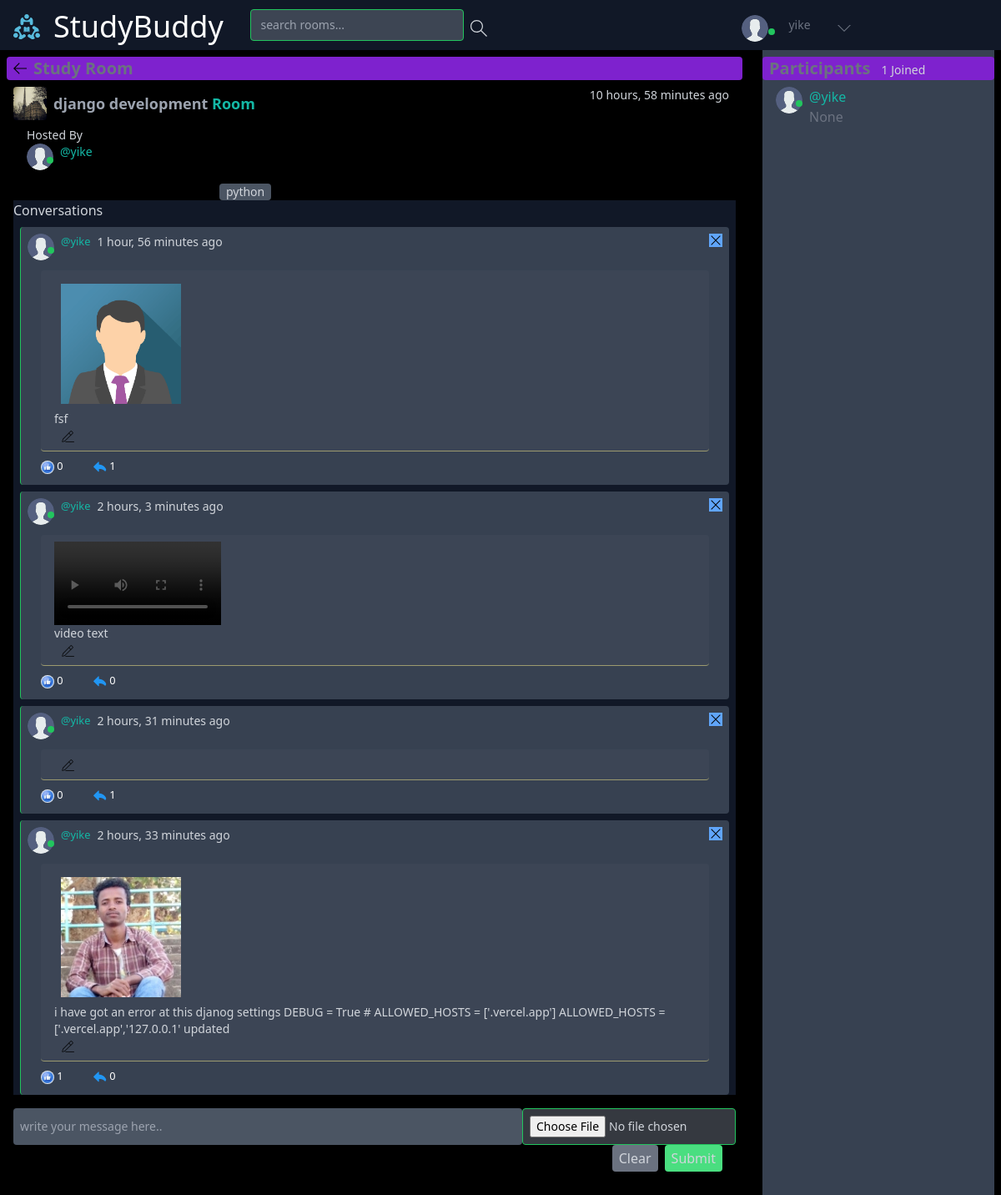
/room/1/ (signed in), run on the app's committed database.
### Backend/base/models.py (models this page shows, shortened)
class User(AbstractUser):
    name  = models.CharField(max_length=200,null=True)
    username = models.CharField(max_length=200)
    password = models.CharField(max_length=100)
    email = models.EmailField(max_length=200,unique=True)
    bio = models.TextField(max_length=500,null=True,blank=True)
    avatar = models.ImageField(null=True,default='images/avatar.svg',upload_to='images/profile_images')
    last_activity = models.DateTimeField(null=True, blank=True)
    is_online = models.BooleanField(default=False)
    USERNAME_FIELD = 'email'
    REQUIRED_FIELDS =['username','password']

class Room(models.Model):
    host = models.ForeignKey(User,on_delete=models.SET_NULL,null=True)
    topic = models.ForeignKey(Topic,on_delete=models.SET_NULL,null=True)
    roomImage = models.ImageField(null=True ,default='images/room_images/default_room_image.png',upload_to='images/room_images')
    name = models.CharField(max_length=200)
    description = models.TextField(null=True,blank=True)
    participants = models.ManyToManyField(User,related_name='participants',blank=True)
    updated = models.DateTimeField(auto_now=True)
    created = models.DateField(auto_now_add=True)
    is_deleted = models.BooleanField(default=False)
    class Meta:
        ordering = ['-updated','-created']

class Topic(models.Model):
    name = models.CharField(max_length=200)

class Message(models.Model):
    user = models.ForeignKey(User,on_delete=models.CASCADE)
    room = models.ForeignKey (Room,on_delete=models.CASCADE)
    body = models.TextField()
    image = models.ImageField(null=True,upload_to='files/messages/image_messages')
    video = models.FileField(null=True,upload_to='files/messages/video_messages')
    audio = models.FileField(null=True,upload_to='files/messages/audio_messages')
    liker = models.ManyToManyField(User,related_name='message_liker',blank=True)
    updated  = models.DateTimeField(auto_now=True)
    created = models.DateTimeField(auto_now_add=True)
    num_of_likes = models.IntegerField(default=0)
    num_of_replies = models.IntegerField(default=0)
    is_deleted = models.BooleanField(default=False)
    class Meta:
        ordering = ['-updated','-created']

### Backend/base/views.py (the view, shortened to what this page needs)
# urls.py: path('room/<str:pk>/',views.room,name='room'),
@login_required(login_url='login')
def room(request,pk):
    room = Room.objects.get(id=pk)
    room_messages = room.message_set.filter(is_deleted = False).order_by('-created')
    participants = room.participants.all()
    replies = []
    for message in room_messages:
        reply = ReplyMessage.objects.filter(message=message)
        replies.append(reply)
    replies =  list(chain(*replies))
    context = {'room':room,
               'current_user': request.user,
               'room_messages':room_messages,
                'visible_words':100,
               'participants':participants,
               'replies':replies
               }
    return render(request,'base/room.html',context )

### Frontend/templates/base/room.html (shortened to what this page needs)
{% extends "main.html" %} {% block content %}
{%load static %}
<div class="grid grid-flow-col grid-cols-4 gap-2 ">
  <div class=" bg-dark mx-2 col-span-4 sm:col-span-3 max-h-screen overflow-y-auto scrolbar-thin">
    <div class="flex flex-row items-center justify-between  mt-2 px-2 bg-purple-700 rounded">
      <div class="flex flex-row items-center">
        <a href="{{request.META.HTTP_REFERER}}"><img src="{% static 'assets/icons/arrow-left.svg' %}" class="w-4 h-4 "
            alt="left-arrow"></a>
        <p class="text-xl text-gray-500 font-semibold ml-2">Study Room</p>
      </div>
    </div>
    <div class="flex flex-row justify-between mt-2 px-2">
      <div class="w-auto">
        <div class="flex flex-row items-center space-x-2">
          <img src="{{room.roomImage.url}}" class="w-10 h-10 rounded " alt="room Image">
          <h2 class="font-semibold text-lg text-gray-400">{{room.name}} <span class="text-teal-500 text-md">Room</span>
          </h2>
        </div>
        <div class="font-normal ml-2  px-2 text-sm rounded my-2">
          <p>Hosted By</p>
          <div class="flex flex-row">
            <div class="relative">
              <img src="{{room.host.avatar.url}}" class="w-8 h-8 rounded-full inline" alt="">
              <p class="bg-green-500 w-2 h-2 absolute rounded-full" style="top: 1rem;right: 0;">
            </div>
            <div class="ml-2 font-normal">
              <p class="text-teal-500 "> <a href="{%url 'user-profile' room.host.id %}">@{{room.host.username}}</a></p>
            </div>
          </div>
        </div>
        <div class="grid grid-flow-col grid-cols-4 gap-5 items-center col-span-4">
          <p class="col-span-3 py-3 px-2 ">{{room.description}}</p>
          <a href="{% url 'home'   %}?q={{room.topic.name}}" class="col-span-1">
            <p class=" mt-2  font-sm bg-gray-600 rounded px-2  text-sm ">{{room.topic.name}}</p>
          </a>
        </div>
      </div>
      <p class="text-sm mr-2">{{room.created|timesince}} ago</p>
    </div>
    <div class="mx-2 bg-gray-900  ">
      <h3>Conversations</h3>
      <div class="w-full">
        {% for message in room_messages %}
        <div class=" border-l border-green-500 m-2 p-2 bg-gray-700 rounded">
          <div class="flex flex-row justify-between">
            <div class="flex flex-row">
              <div class="relative">
                <img src="{{message.user.avatar.url}}" class="w-8 h-8 rounded-full inline" alt="">
                <p class="bg-green-500 w-2 h-2 absolute rounded-full" style="top: 1rem;right: 0;">
              </div>
              <div class="ml-2 flex flex-row">
                <small> <a href="{% url 'user-profile' message.user.id %}"
                    class="text-teal-500">@{{message.user.username}}
                  </a>
                </small>
                <p class="text-sm font-thin ml-2 mr-2">{{message.created|timesince}} ago
                </p>
              </div>
            </div>
            {% if current_user == message.user%}
            <a href="{% url 'delete-message' message.id %}"><img src="{%static 'assets/icons/remove.svg' %}"
                class="w-4 w-4 bg-blue-400" alt="delete"></a>
            {% endif %}
          </div>
          <div
            class="sm:px-4 sm:mx-4 bg-gray-600 bg-opacity-25 border-b border-yellow-200 border-opacity-50 mt-3 px-2 py-2 rounded text-sm ">
            {% if message.image %}
            <img src="{{message.image.url}}" class="w-50 h-40 py-2 px-2" alt="image">
            {%endif%}
            {% if message.video %}
            <video src="{{message.video.url}}" type="video/mp4" controls width="200" height="300">
            </video>
            {%endif%}
            <p class="">
              {{message.body}}
            </p>
            {% if request.user == message.user %}
            <a href="{% url 'edit-message' message.id %}" class="px-2 inline"><img
                src="{%static 'assets/icons/edit.svg' %}" class="w-4 w-4 inline" alt="edit"></a>
            {% endif %}
          </div>
          <p class="text-white py-1">
            <a href="/like-message/{{message.id}}/{{request.user.id}}/"><small
                class="mx-2 items-center py-1 px-2 rounded-b "><img src="{%static 'assets/icons/like_icon.jpg'%}"
                  class="w-4 h-4 rounded-full inline " alt="like">
                {{message.num_of_likes}}</small>
            </a>
            <small class="mx-2 items-center py-1 px-2   rounded-b " id="show_reply_input{{message.id}}"
              onclick="{showReplyTo('show_reply_input{{message.id}}','input_field{{message.id}}')}"><img
                src="{%static 'assets/icons/reply_icon.png'%}" class="w-4 h-4 rounded-full inline " alt="reply">
              {{message.num_of_replies}}</small>
          <div id="input_field{{message.id}}" style="display: none;">
            <div class=" bg-gray-800 bg-opacity-75 px-2 mx-2 py-2 w-full text-white rounded">
              {% for reply in replies%}
              {%if reply.message.id == message.id%}
                </p>
              </div>
              {%endif%}
              {%endfor%}
            </div>
          </div>
          </p>
        </div>
        {% endfor %}
    <div class="">
      <form method="POST" action="" enctype="multipart/form-data" class=" py-2 relative px-2 ">
        <div class="flex flex-row ">
          <input class="bg-gray-600 text-sm text-gray-200  p-2 rounded absolute w-full sticky" type="text" name="body"
            placeholder="write your message here.." />
          <input type="file" name="message_file"
            class=" focus:outline-none focus:border-yellow-500 text-sm px-2 py-2  bg-gray-500 w-64 rounded bg-opacity-50 border border-green-500">
        </div>
        <div class="flex flex-row justify-end mr-2 pr-2  pb-4">
          <input type="reset" value="Clear" class="mr-2 px-2 py-1 bg-gray-500 rounded hover:bg-red-500">
          <input type="submit" value="Submit" class="bg-green-400 rounded px-2 py-1 hover:bg-blue-700" />
        </div>
      </form>
    </div>
  <div
    class="sm:grid-cols-4 bg-gray-700 mx-2 hidden  sm:block sm:col-span-1 max-h-screen overflow-y-auto scrolbar-thin">
    <div class="bg-purple-700 rounded pl-2  mt-2">
      <p class="text-xl text-gray-500 font-semibold mr-2 inline">Participants </p> <span
        class="text-sm ">{{room.participants.count}} Joined</span>
    </div>
    {% for user in participants%}
    <div class="flex flex-row mt-2 px-2 mx-2">
      <div class="relative">
        <img src="{{user.avatar.url}}" class="w-8 h-8 rounded-full inline" alt="">
        <p class="bg-green-500 w-2 h-2 absolute rounded-full" style="top: 1rem;right: 0;">
      </div>
      <div class="ml-2 text-gray-500 font-normal">
        <a href="{%url 'user-profile' user.id%}">
          <p class="text-teal-500 ">@{{user.username}}</p>
        </a>
        <p>{{user.bio|truncatewords:'20'}}</p>
      </div>
    </div>
    {% endfor %}
  </div>
{% endblock content %}

### Frontend/templates/navbar.html (shortened to what this page needs)
{% load static %}
<nav class="grid grid-cols-3 justify-start w-screen mx-0 sm:justify-between items-center bg-gray-900  left-0 py-2">
  <div class=" col-span-2 flex justify-start sm:ml-2 sm:items-center">
    <div class="flex flex-row sm:items-center justify-start mr-2">
      <a href="/" class="mt-1 px-2">
        <img src="{% static '/images/logo.svg' %}" alt="profile_img" class=" w-8 h-8 sm:w-8 sm:h-8 rounded" />
      </a>
      <h2 class="text-white hidden sm:block sm:text-4xl sm:ml-1 sm:pl-1 sm:mt-1 text-sm">StudyBuddy</h2>
    </div>
    {% if request.user.is_authenticated %}
    <div class=" flex flex-row sm:ml-4 pb-0 ml-2 ">
      <form action="{% url 'home' %}" method="GET" class=" flex flex-row rounded sm:px-2 mb-0 pb-0 ">
        <input
          class="focus:outline-none focus:border-yellow-500 text-sm sm:px-2 py-2  bg-gray-500 sm:w-64 rounded bg-opacity-50 border border-green-500"
          type="text" name='q' placeholder=" search rooms...">
        <button type="submit">
        </button>
      </form>
    </div>
    {%endif%}
  </div>
  <div class=" col-span-1 sm:mr-2 text-white sm:mr-16 sm:pr-16">
    <div class=" flex flex-row items-center  sm:ml-4 sm:sm:px-4 pb-0 pt-2 justify-end ">
      {% if request.user.is_authenticated %}
      <div class="relative  mr-2">
        <img src="{{request.user.avatar.url}}" alt="" class="w-8 h-8 rounded-full mx-2">
        <p {% if user.is_online %} class=" bg-green-500 w-2 h-2 absolute rounded-full" {%else%}
          class=" bg-red-500 w-2 h-2 absolute rounded-full" {%endif%} style="top: 1rem;right: 0;">
      </div>
      {%endif%}
      <div class="text-sm text-gray-500  h-8">
        <p class="flex flex-row sm:ml-2 items-center">
          <a href="{%url 'user-profile' request.user.id%}">
            <span>{{request.user.username}}</span>
          </a>
          <svg class="w-4 h-4 sm:ml-8 mt-2 fill-current" id="nav_down_icon" onclick="{showElement()}"
            xmlns="http://www.w3.org/2000/svg" width="32" height="32" viewBox="0 0 32 32">
            <title>chevron-down</title>
            <path d="M16 21l-13-13h-3l16 16 16-16h-3l-13 13z"></path>
          </svg>
        </p>
      </div>
    </div>
  </div>
  </div>

### data on the page
User: user.avatar (placeholder picture), user.username "yike", avatar (placeholder picture), username "yike", bio "None"
Room: roomImage (picture), name "django development", host.avatar (placeholder picture), host.username "yike", topic.name "python", created "10 hours, 58 minutes", participants.count "1"
Message: user.avatar (placeholder picture), user.username "yike", created "1 hour, 56 minutes", image (picture), body "fsf", num_of_likes "0", num_of_replies "1"
Message: user.avatar (placeholder picture), user.username "yike", created "2 hours, 3 minutes", body "video text", num_of_likes "0", num_of_replies "0"
Message: user.avatar (placeholder picture), user.username "yike", created "2 hours, 31 minutes", num_of_likes "0", num_of_replies "1"
Message: user.avatar (placeholder picture), user.username "yike", created "2 hours, 33 minutes", image (picture), body "i have got an error at this djanog settings DEBUG = True # ALLOWED_HOSTS = ['.vercel.app'] ALLOWED_HOSTS = ['.vercel.app','127.0.0.1' updated", num_of_likes "1", num_of_replies "0"
